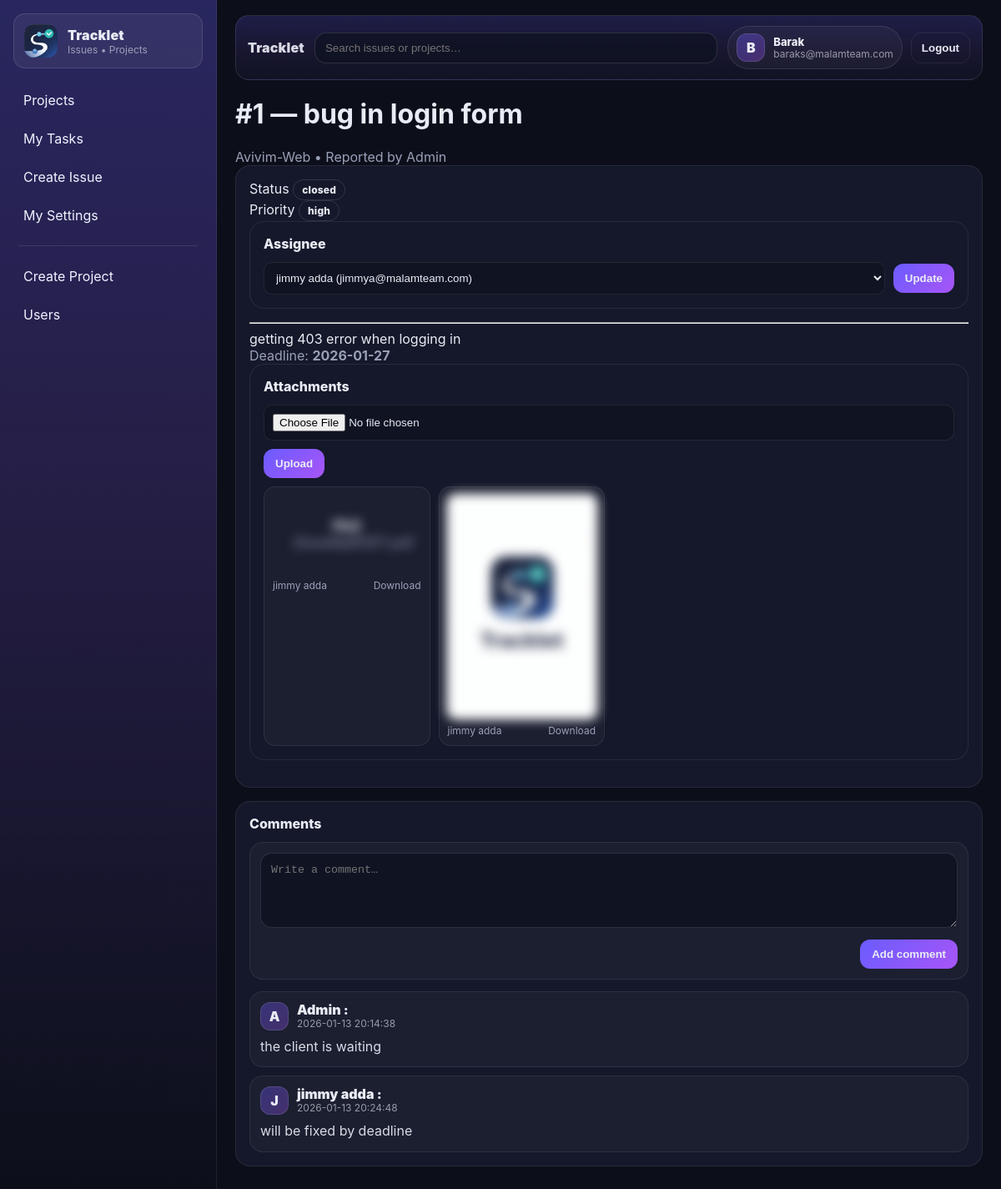
Screenshot of /issues/1 (signed in) with the database file from the repository.
### tables this page shows
CREATE TABLE users (
  id INTEGER PRIMARY KEY AUTOINCREMENT,
  email TEXT NOT NULL UNIQUE,
  password_hash TEXT NOT NULL,
  name TEXT NOT NULL,
  role TEXT NOT NULL DEFAULT 'user',     -- admin|pm|user
  photo_path TEXT,
  is_active INTEGER NOT NULL DEFAULT 1,
  created_at TEXT NOT NULL DEFAULT (datetime('now'))
);

CREATE TABLE issues (
  id INTEGER PRIMARY KEY AUTOINCREMENT,
  project_id INTEGER NOT NULL,
  title TEXT NOT NULL,
  description TEXT,
  status TEXT NOT NULL DEFAULT 'open',     -- open|in_progress|blocked|closed
  priority TEXT NOT NULL DEFAULT 'medium', -- low|medium|high|urgent
  reporter_id INTEGER NOT NULL,
  assignee_id INTEGER,
  created_at TEXT NOT NULL DEFAULT (datetime('now')),
  updated_at TEXT NOT NULL DEFAULT (datetime('now')),
  closed_at TEXT, due_date TEXT,
  FOREIGN KEY(project_id) REFERENCES projects(id),
  FOREIGN KEY(reporter_id) REFERENCES users(id),
  FOREIGN KEY(assignee_id) REFERENCES users(id)
);

CREATE TABLE projects (
  id INTEGER PRIMARY KEY AUTOINCREMENT,
  name TEXT NOT NULL,
  description TEXT,
  is_active INTEGER NOT NULL DEFAULT 1,

  -- GitHub repo reference (optional)
  github_owner TEXT,
  github_repo TEXT,
  github_default_branch TEXT DEFAULT 'main',
  github_repo_url TEXT,

  created_at TEXT NOT NULL DEFAULT (datetime('now'))
);

CREATE TABLE issue_files (
            id INTEGER PRIMARY KEY AUTOINCREMENT,
            issue_id INTEGER NOT NULL,
            uploader_id INTEGER NOT NULL,
            stored_name TEXT NOT NULL,
            original_name TEXT NOT NULL,
            mime_type TEXT,
            size_bytes INTEGER NOT NULL DEFAULT 0,
            created_at TEXT NOT NULL DEFAULT (datetime('now')),
            FOREIGN KEY(issue_id) REFERENCES issues(id),
            FOREIGN KEY(uploader_id) REFERENCES users(id)
            );

CREATE TABLE issue_comments (
  id INTEGER PRIMARY KEY AUTOINCREMENT,
  issue_id INTEGER NOT NULL,
  author_id INTEGER NOT NULL,
  body TEXT NOT NULL,
  created_at TEXT NOT NULL DEFAULT (datetime('now')),
  FOREIGN KEY(issue_id) REFERENCES issues(id),
  FOREIGN KEY(author_id) REFERENCES users(id)
);

### app.py (the view)
@app.get("/issues/<int:issue_id>")
@login_required
def issue_view(issue_id: int):
    issue = get_issue_view(issue_id)
    users = list_users_active()
    if not issue:
        abort(404)
    files = list_issue_files(issue_id)
    return render_template(
        "issue_view.html",
        issue=issue,
        comments=list_comments(issue_id),
        users=users,
        files=files,
        mail_enabled=mail_is_configured(),
    )

### TrackletDB.py (called while the page is built)
def get_db_path() -> str:
    return settings.DB_PATH

def _ensure_parent(db_path: str) -> None:
    Path(db_path).parent.mkdir(parents=True, exist_ok=True)

def get_connection() -> sqlite3.Connection:
    db_path = get_db_path()
    _ensure_parent(db_path)
    conn = sqlite3.connect(db_path, detect_types=sqlite3.PARSE_DECLTYPES)
    conn.row_factory = sqlite3.Row
    conn.execute("PRAGMA foreign_keys = ON;")
    conn.execute("PRAGMA journal_mode = WAL;")
    return conn

def db_read_one(sql: str, params: tuple[Any, ...] = ()) -> Optional[sqlite3.Row]:
    conn = get_connection()
    try:
        cur = conn.cursor()
        cur.execute(sql, params)
        return cur.fetchone()
    finally:
        conn.close()

def db_read_all(sql: str, params: tuple[Any, ...] = ()) -> list[sqlite3.Row]:
    conn = get_connection()
    try:
        cur = conn.cursor()
        cur.execute(sql, params)
        return cur.fetchall()
    finally:
        conn.close()

def get_user_by_id(user_id: int) -> Optional[sqlite3.Row]:
    return db_read_one("SELECT * FROM users WHERE id=? AND is_active=1", (user_id,))

def list_users_active() -> list[sqlite3.Row]:
    return db_read_all("SELECT id, name, email FROM users WHERE is_active=1 ORDER BY name")

def get_issue_view(issue_id: int) -> Optional[sqlite3.Row]:
    return db_read_one(
        """
        SELECT i.*, p.name AS project_name,
               ru.name AS reporter_name,
               au.name AS assignee_name, au.email AS assignee_email
        FROM issues i
        JOIN projects p ON p.id=i.project_id
        JOIN users ru ON ru.id=i.reporter_id
        LEFT JOIN users au ON au.id=i.assignee_id
        WHERE i.id=?
        """,
        (issue_id,),
    )

def list_issue_files(issue_id: int) -> list[sqlite3.Row]:
    return db_read_all(
        """
        SELECT f.*, u.name AS uploader_name
        FROM issue_files f
        JOIN users u ON u.id=f.uploader_id
        WHERE f.issue_id=?
        ORDER BY f.created_at DESC
        """,
        (issue_id,),
    )

def list_comments(issue_id: int) -> list[sqlite3.Row]:
    return db_read_all(
        """
        SELECT c.*, u.name AS author_name
        FROM issue_comments c
        JOIN users u ON u.id=c.author_id
        WHERE c.issue_id=?
        ORDER BY c.created_at ASC
        """,
        (issue_id,),
    )

### app.py (called while the page is built)
@app.context_processor
def inject_settings():
    return {"settings": settings}

    @property
    def is_active(self):
        return self._is_active

### templates/issue_view.html (shortened to what this page needs)
{% extends "layout.html" %}
{% block content %}
  <div class="header">
    <div>
      <h1>#{{ issue.id }} — {{ issue.title }}</h1>
      <div class="muted">{{ issue.project_name }} • Reported by {{ issue.reporter_name }}</div>
    </div>
  </div>
  <div class="cards">
    <div class="card">
      <div class="kv">
        <div><span class="k">Status</span> <span class="pill">{{ issue.status }}</span></div>
        <div><span class="k">Priority</span> <span class="pill pri pri-{{ issue.priority }}">{{ issue.priority }}</span></div>
        <div class="card">
  <div class="card-title">Assignee</div>
  <form method="post" action="{{ url_for('issue_set_assignee', issue_id=issue.id) }}" class="assignee-form">
    <select name="assignee_id">
      {% for u in users %}
        <option value="{{ u.id }}" {% if issue.assignee_id == u.id %}selected{% endif %}>
          {{ u.name }} ({{ u.email }})
        </option>
      {% endfor %}
    </select>
    <button class="btn btn-primary" type="submit" style="margin-bottom:0;">Update</button>
  </form>
</div>
      </div>
      <hr>
      <div class="desc">{{ issue.description or "No description." }}</div>
      <div class="muted">Deadline: <b>{{ issue.due_date }}</b></div>
      <div class="card">
  <div class="card-title">Attachments</div>
  <form method="post" action="{{ url_for('issue_upload', issue_id=issue.id) }}" enctype="multipart/form-data">
    <input type="file" name="file" required>
    <button class="btn btn-primary" type="submit">Upload</button>
  </form>
  <div class="attach-grid">
    {% for f in files %}
      <div class="attach-card">
        {% if f.mime_type and f.mime_type.startswith('image/') %}
          <img class="preview-blur" src="{{ url_for('file_download', file_id=f.id) }}" alt="{{ f.original_name }}" />
        {% else %}
          <div class="preview-blur" style="padding:26px; text-align:center;">
            <div style="font-weight:800;">FILE</div>
            <div class="muted">{{ f.original_name }}</div>
          </div>
        {% endif %}
        <div class="attach-meta">
          <span>{{ f.uploader_name }}</span>
          <a href="{{ url_for('file_download', file_id=f.id) }}">Download</a>
        </div>
      </div>
    {% else %}
      <div class="muted">No attachments yet.</div>
    {% endfor %}
  </div>
</div>
    </div>
<div class="card">
  <div class="card-title">Comments</div>
  <form method="post" action="{{ url_for('issue_add_comment', issue_id=issue.id) }}" class="comment-form">
    <textarea name="body" class="comment-input" rows="3" placeholder="Write a comment…" required></textarea>
    <div class="comment-actions">
      <button class="btn btn-primary" type="submit" style="margin-bottom:0;">Add comment</button>
    </div>
  </form>
  <div class="comment-list">
    {% for c in comments %}
      <div class="comment-item">
        <div class="comment-head">
          <div class="comment-author">
            <div class="comment-avatar">{{ (c.author_name or "U")[:1] | upper }}</div>
            <div class="comment-author-meta">
              <div class="comment-author-name">{{ c.author_name }} : </div>
              <div class="comment-time">{{ (c.created_at or "")[:19] }}</div>
            </div>
          </div>
        </div>
        <div class="comment-body">{{ c.body }}</div>
      </div>
    {% else %}
      <div class="muted">No comments yet.</div>
    {% endfor %}
  </div>
</div>
  </div>
{% endblock %}

### templates/layout.html (shortened to what this page needs)
<!doctype html>
<html>
<head>
  <link rel="stylesheet" href="{{ url_for('static', filename='app.css') }}">
</head>
<body>
  <div class="app">
    <aside class="sidebar">
      <a class="brand" href="{{ url_for('my_tasks') }}">
        <img class="brand-img" src="{{ url_for('static', filename='img/tracklet_icon_128.png') }}" alt="Tracklet" />
        <div class="brand-text">
          <div class="brand-title">Tracklet</div>
          <div class="brand-sub">Issues • Projects</div>
        </div>
      </a>
    <nav class="nav">
      <a class="navlink" href="{{ url_for('projects_list') }}">Projects</a>
      <a class="navlink" href="{{ url_for('my_tasks') }}">My Tasks</a>
      <a class="navlink" href="{{ url_for('issue_new') }}">Create Issue</a>
      <a class="navlink" href="{{ url_for('my_settings') }}">My Settings</a>
      {% if current_user.is_authenticated and current_user.role == 'admin' %}
        <div class="nav-sep"></div>
        <a class="navlink" href="{{ url_for('admin_projects') }}">Create Project</a>
        <a class="navlink" href="{{ url_for('admin_users') }}">Users</a>
      {% endif %}
    </nav>
    </aside>
    <main class="main">
<div class="topbar">
  <div class="topbar-left">
    <div class="app-title">Tracklet</div>
    <form class="topbar-search" method="get" action="{{ url_for('search') }}">
      <input name="q" placeholder="Search issues or projects…" value="{{ request.args.get('q','') }}">
    </form>
  </div>
  {% if current_user.is_authenticated %}
  <div class="topbar-right">
    <div class="user-chip">
      <div class="user-avatar">{{ (current_user.name or "U")[:1] | upper }}</div>
      <div class="user-meta">
        <div class="user-name">{{ current_user.name }}</div>
        <div class="user-email">{{ current_user.email }}</div>
      </div>
    </div>
    <form method="post" action="{{ url_for('logout') }}">
      <button class="btn btn-ghost btn-topbar" type="submit">Logout</button>
    </form>
  </div>
  {% endif %}
</div>
      {% block content %}{% endblock %}
    </main>
  </div>
</body>
</html>

### templates/issue_view.html (style rules this page uses)
.assignee-form { display:flex; gap:10px; align-items:center; }
.assignee-form select { flex:1; margin-bottom:0; }

### rows the page displays
users: name "B", name "Barak", email "baraks@malamteam.com"
issues: id "1", title "bug in login form", status "closed", priority "high", assignee_id "jimmy adda (jimmya@malamteam.com)", description "getting 403 error when logging in", due_date "2026-01-27"
projects: project_name "Avivim-Web"
users: reporter_name "Admin", name "A"
issue_files: original_name "ShowMailPDF1.pdf", uploader_name "jimmy adda"
issue_files: uploader_name "jimmy adda"
issue_comments: author_name "Admin", created_at "2026-01-13 20:14:38", body "the client is waiting"
issue_comments: author_name "jimmy adda", created_at "2026-01-13 20:24:48", body "will be fixed by deadline"
users: name "J"
